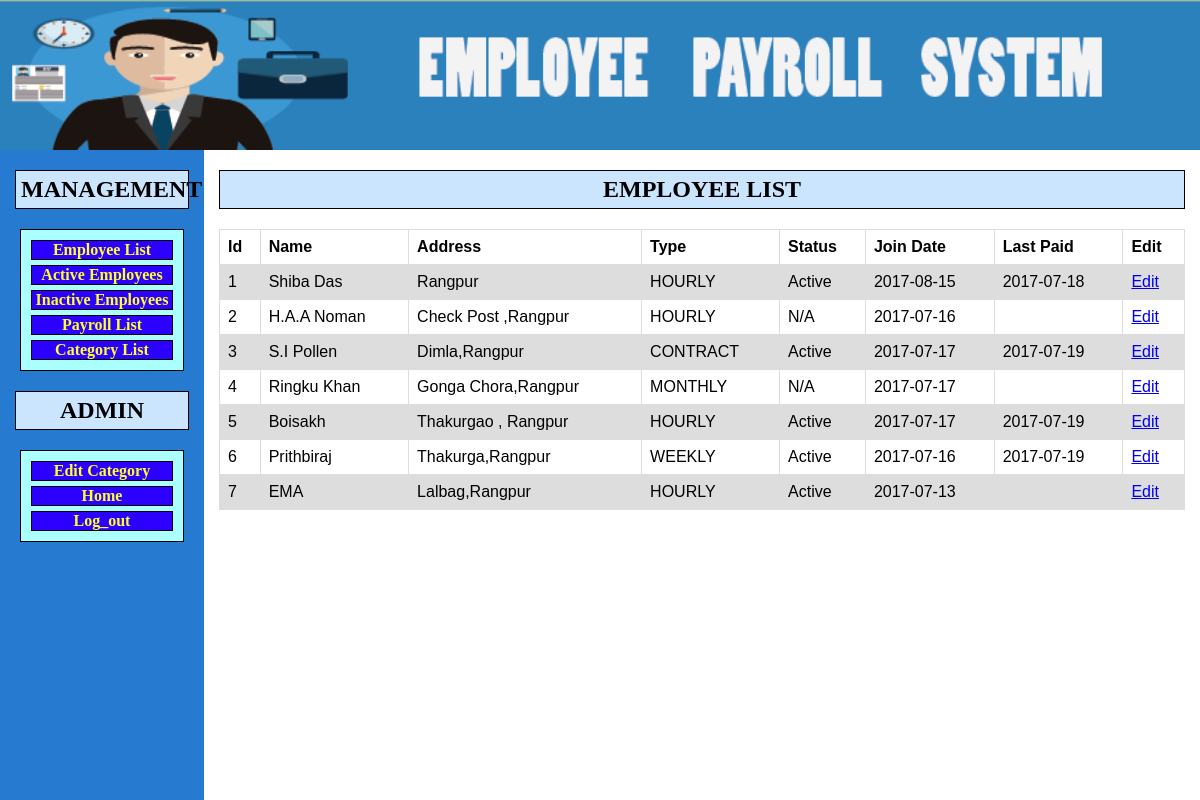
The app's page /e_elist.php (signed in) with its own data.
### tables this page shows
CREATE TABLE `employee` (
  `id` int(11) NOT NULL,
  `name` varchar(30) NOT NULL,
  `address` varchar(50) NOT NULL,
  `type` int(11) NOT NULL,
  `status` tinyint(1) NOT NULL,
  `jdate` date NOT NULL,
  `lpaid` date DEFAULT NULL
);

CREATE TABLE `type` (
  `id` int(11) NOT NULL,
  `type_name` varchar(15) NOT NULL,
  `cost` int(25) NOT NULL
);

### includes/functions.php (called while the page is built, shortened)
<?php
		function  select_all_from_employee(){
	    global $db;
		$query = "SELECT * FROM ";
		$query .= " employee ;";
		$employee = $db->query($query);
	     return $employee;
		}
?>
<?php
		function  find_type_by_id($id){
	    global $db;
		$query = "SELECT * FROM ";
		$query .= "type ";
		$query .= "WHERE id = {$id} ";
		$result = $db->query($query);
		$type = $db->fetch_array($result);
		if($type){
	     return $type;
		}
			else{
				return null;
			}
		}
?>

### includes/database.php (called while the page is built, shortened)
<?php
		class DataBase
		{
			private $connection;
			public function query ($query){
				$result =  mysqli_query($this->connection,$query);
				return $result;
			}
			public function prep_query($query){
				mysqli_real_escape_string($this->connection,$query);
				return $query;
			}
			public function fetch_array($result){
				$value = mysqli_fetch_assoc($result);
				return $value;
			}
			public function open_connection () {
					$this-> connection = mysqli_connect(DBHOST,DBUSER,DBPASS,DBNAME);
			}
}
?>

### public/e_elist.php (the view, shortened to what this page needs)
<?php   include("../includes/layout/header.php"); ?>
<?php require_once("../includes/require_once.php"); ?>
<?php
	$result = select_all_from_employee();
 ?>
<center><h2>EMPLOYEE LIST</h2></center>
<table>
  <tr>
    <th>Id</th>
    <th>Name</th>
      <th>Address</th>
    <th>Type</th>
     <th>Status</th>
      <th>Join Date</th>
       <th>Last Paid</th>
        <th>Edit</th>
  </tr>
<?php while ($row=$db->fetch_array($result)) {
	echo "<tr>";
	echo "<td>{$row['id']}</td>";
	echo "<td>{$row['name']}</td>";
	echo "<td>{$row['address']}</td>";
?>
<?php
	$type = find_type_by_id($row['type']);
	echo "<td>{$type['type_name']}</td>";
?>
<?php
	 $status = $row['status'] ==1 ? "Active" : "N/A";
	echo "<td>{$status}</td>";
?>
<?php
	echo "<td>{$row['jdate']}</td>";
	echo "<td>{$row['lpaid']}</td>";
	echo "<td><a href=\"e_edit.php?employee={$row['id']}\">Edit</a></td>";
    echo "</tr>";
?>
<?php } ?>
</table>
<?php   include("../includes/layout/fotter.php"); ?>

### public/style/style.css (style rules this page uses)
h2 { border: 1px solid black; text-align:center; padding: 5px; background:#cce5ff; }
table { font-family: arial, sans-serif; border-collapse: collapse; width: 100%; }
td, th { border: 1px solid #dddddd; text-align: left; padding: 8px; }
tr:nth-child(even) { background-color: #dddddd; }

### records on screen
employee: id "1", name "Shiba Das", address "Rangpur", type.type_name "HOURLY", status "Active", jdate "2017-08-15", lpaid "2017-07-18"
employee: id "2", name "H.A.A Noman", address "Check Post ,Rangpur", type.type_name "HOURLY", status "N/A", jdate "2017-07-16"
employee: id "3", name "S.I Pollen", address "Dimla,Rangpur", type.type_name "CONTRACT", status "Active", jdate "2017-07-17", lpaid "2017-07-19"
employee: id "4", name "Ringku Khan", address "Gonga Chora,Rangpur", type.type_name "MONTHLY", status "N/A", jdate "2017-07-17"
employee: id "5", name "Boisakh", address "Thakurgao , Rangpur", type.type_name "HOURLY", status "Active", jdate "2017-07-17", lpaid "2017-07-19"
employee: id "6", name "Prithbiraj", address "Thakurga,Rangpur", type.type_name "WEEKLY", status "Active", jdate "2017-07-16", lpaid "2017-07-19"
employee: id "7", name "EMA", address "Lalbag,Rangpur", type.type_name "HOURLY", status "Active", jdate "2017-07-13"
